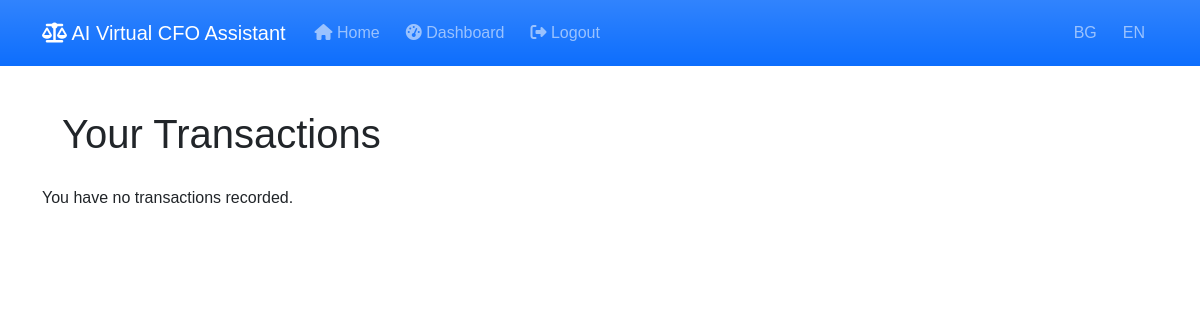
Before: /user_transactions (signed in) with the older database file.
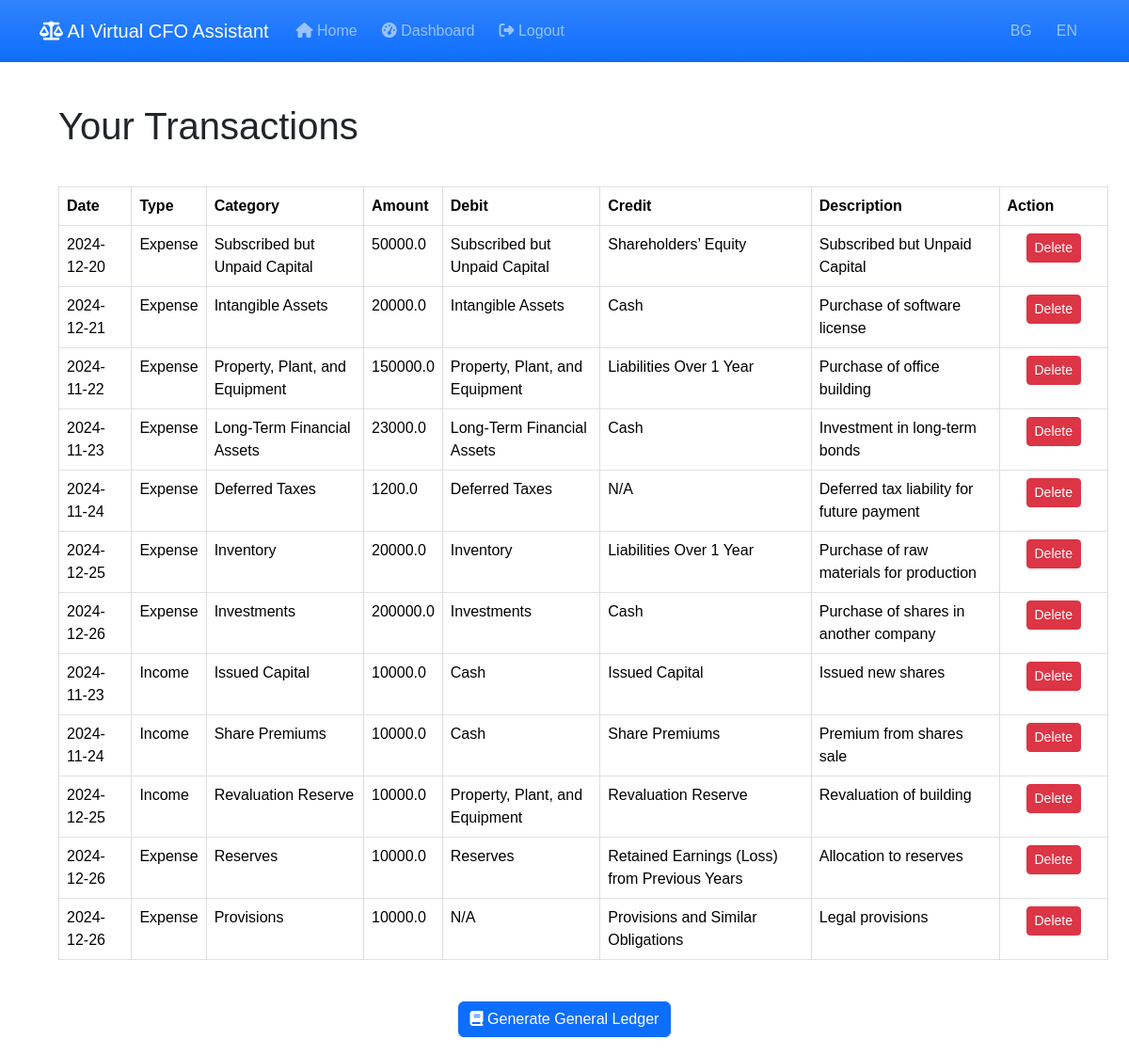
After: the same page with the newer database file.
### models.py (models this page shows)
class Transaction(db.Model):
    id = db.Column(db.Integer, primary_key=True)
    date = db.Column(db.Date, nullable=False, default=date.today)
    type = db.Column(db.String(10), nullable=False)  # 'income' or 'expense'
    category = db.Column(db.String(50), nullable=False)
    income_statement_category = db.Column(db.String(100), nullable=True)  # Категория в ОПР (напр. 'Personnel expenses')
    amount = db.Column(db.Float, nullable=False)
    description = db.Column(db.String(200), nullable=True)
    account_id = db.Column(db.Integer, db.ForeignKey('account.id'), nullable=False)
    user_id = db.Column(db.Integer, db.ForeignKey('user.id'), nullable=False)
    debit = db.Column(db.String(100), nullable=True)  # New field for debit category
    credit = db.Column(db.String(100), nullable=True)

### transactions.py (the view)
@transaction.route('/user_transactions', methods=['GET'])
@login_required
def view_user_transactions():
    transactions = Transaction.query.filter_by(user_id=current_user.id).all()
    return render_template('transactions.html', transactions=transactions)

### app.py (called while the page is built)
@login_manager.user_loader
def load_user(user_id):
    return User.query.get(int(user_id))

@app.context_processor
def inject_current_year():
    return {'current_year': datetime.now().year}

### templates/transactions.html (shortened to what this page needs)
{% extends 'base.html' %}
{% block content %}
<h1>Your Transactions</h1>
{% if transactions %}
<table class="table table-bordered table-hover">
    <thead>
        <tr>
            <th>Date</th>
            <th>Type</th>
            <th>Category</th>
            <th>Amount</th>
            <th>Debit</th>
            <th>Credit</th>
            <th>Description</th>
            <th>Action</th>
        </tr>
    </thead>
    <tbody>
        {% for t in transactions %}
        <tr>
            <td>{{ t.date.strftime('%Y-%m-%d') }}</td>
            <td>{{ 'Income' if t.type == 'income' else 'Expense' }}</td>
            <td>{{ t.category }}</td>
            <td>{{ t.amount }}</td>
            <td>{{ t.debit or 'N/A' }}</td>
            <td>{{ t.credit or 'N/A' }}</td>
            <td>{{ t.description }}</td>
            <td>
                <form action="{{ url_for('transactions_blueprint.delete_transaction', transaction_id=t.id) }}" method="POST" style="display:inline;">
                    <button type="submit" class="btn btn-danger btn-sm" onclick="return confirm('Are you sure you want to delete this transaction?');">
                        Delete
                    </button>
                </form>
            </td>
        </tr>
        {% endfor %}
    </tbody>
</table>
<div class="text-center mt-4">
    <form action="{{ url_for('transactions_blueprint.generate_general_ledger') }}" method="POST">
        <button type="submit" class="btn btn-primary">
            <i class="fas fa-book"></i> Generate General Ledger
        </button>
    </form>
</div>
{% else %}
<p>You have no transactions recorded.</p>
{% endif %}
{% endblock %}

### templates/base.html (shortened to what this page needs)
<!DOCTYPE html>
<html lang="en">
<head>
    <link rel="stylesheet" href="https://cdn.jsdelivr.net/npm/bootstrap@5.3.2/dist/css/bootstrap.min.css">
    <link rel="stylesheet" href="https://cdnjs.cloudflare.com/ajax/libs/font-awesome/6.5.0/css/all.min.css">
    <link rel="stylesheet" href="{{ url_for('static', filename='styles.css') }}">
</head>
<body>
    <nav class="navbar navbar-expand-lg navbar-dark bg-primary bg-gradient">
        <div class="container">
            <a class="navbar-brand" href="{{ url_for('index') }}">
                <i class="fas fa-balance-scale"></i> {{ _('AI Virtual CFO Assistant') }}
            </a>
            <div class="collapse navbar-collapse" id="navbarNav">
                <ul class="navbar-nav me-auto">
                    <li class="nav-item">
                        <a class="nav-link" href="{{ url_for('index') }}">
                            <i class="fas fa-home"></i> {{ _('Home') }}
                        </a>
                    </li>
                    {% if current_user.is_authenticated %}
                        <li class="nav-item">
                            <a class="nav-link" href="{{ url_for('reports') }}">
                                <i class="fas fa-tachometer-alt"></i> {{ _('Dashboard') }}
                            </a>
                        </li>
                        <li class="nav-item">
                            <a class="nav-link" href="{{ url_for('auth.logout') }}">
                                <i class="fas fa-sign-out-alt"></i> {{ _('Logout') }}
                            </a>
                        </li>
                    {% endif %}
                </ul>
                <ul class="navbar-nav">
                    <li class="nav-item">
                        <a class="nav-link" href="{{ url_for('change_language', language='bg') }}">BG</a>
                    </li>
                    <li class="nav-item">
                        <a class="nav-link" href="{{ url_for('change_language', language='en') }}">EN</a>
                    </li>
                </ul>
            </div>
        </div>
    </nav>
    <div class="container mt-4">
        {% block content %}{% endblock %}
    </div>
</body>
</html>

### static/styles.css (style rules this page uses)
body { font-family: Arial, sans-serif; margin: 0; padding: 0; }
h1, h2 { padding: 20px; }
form { padding: 20px; }
table { width: 100%; border-collapse: collapse; margin: 20px; }
table, th, td { border: 1px solid #ddd; }
th, td { padding: 8px; text-align: left; }
ul { list-style-type: none; padding: 0; }
li { padding: 5px; }

Changed rows visible on the page:
added Transaction: date "2024-12-20", type "Expense", category "Subscribed but Unpaid Capital", amount "50000.0", debit "Subscribed but Unpaid Capital", credit "Shareholders’ Equity", description "Subscribed but Unpaid Capital"
added Transaction: date "2024-12-21", type "Expense", category "Intangible Assets", amount "20000.0", debit "Intangible Assets", credit "Cash", description "Purchase of software license"
added Transaction: date "2024-11-22", type "Expense", category "Property, Plant, and Equipment", amount "150000.0", debit "Property, Plant, and Equipment", credit "Liabilities Over 1 Year", description "Purchase of office building"
added Transaction: date "2024-11-23", type "Expense", category "Long-Term Financial Assets", amount "23000.0", debit "Long-Term Financial Assets", credit "Cash", description "Investment in long-term bonds"
added Transaction: date "2024-11-24", type "Expense", category "Deferred Taxes", amount "1200.0", debit "Deferred Taxes", credit "N/A", description "Deferred tax liability for future payment"
added Transaction: date "2024-12-25", type "Expense", category "Inventory", amount "20000.0", debit "Inventory", credit "Liabilities Over 1 Year", description "Purchase of raw materials for production"
added Transaction: date "2024-12-26", type "Expense", category "Investments", amount "200000.0", debit "Investments", credit "Cash", description "Purchase of shares in another company"
added Transaction: date "2024-11-23", type "Income", category "Issued Capital", amount "10000.0", debit "Cash", credit "Issued Capital", description "Issued new shares"
added Transaction: date "2024-11-24", type "Income", category "Share Premiums", amount "10000.0", debit "Cash", credit "Share Premiums", description "Premium from shares sale"
added Transaction: date "2024-12-25", type "Income", category "Revaluation Reserve", amount "10000.0", debit "Property, Plant, and Equipment", credit "Revaluation Reserve", description "Revaluation of building"
added Transaction: date "2024-12-26", type "Expense", category "Reserves", amount "10000.0", debit "Reserves", credit "Retained Earnings (Loss) from Previous Years", description "Allocation to reserves"
added Transaction: date "2024-12-26", type "Expense", category "Provisions", amount "10000.0", debit "N/A", credit "Provisions and Similar Obligations", description "Legal provisions"
Other visible differences:
text no longer shown: "You have no transactions recorded."
text now shown: "Date Type Category Amount Debit Credit Description Action Generate General Ledger"
